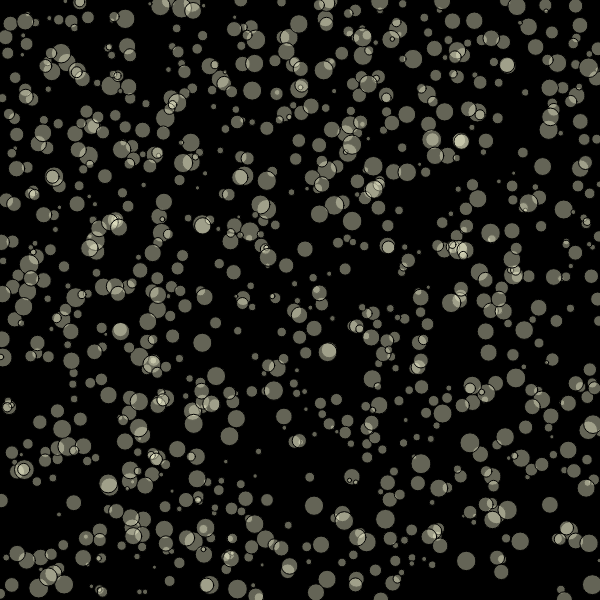
Frame 1 (no input)
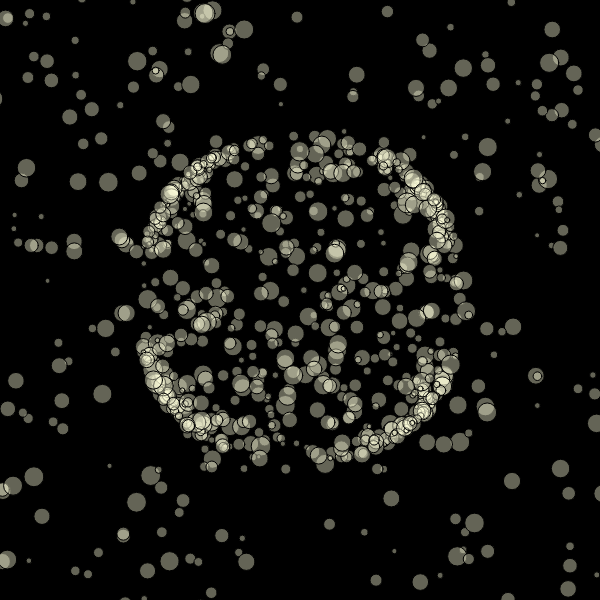
Frame 60 (no input)
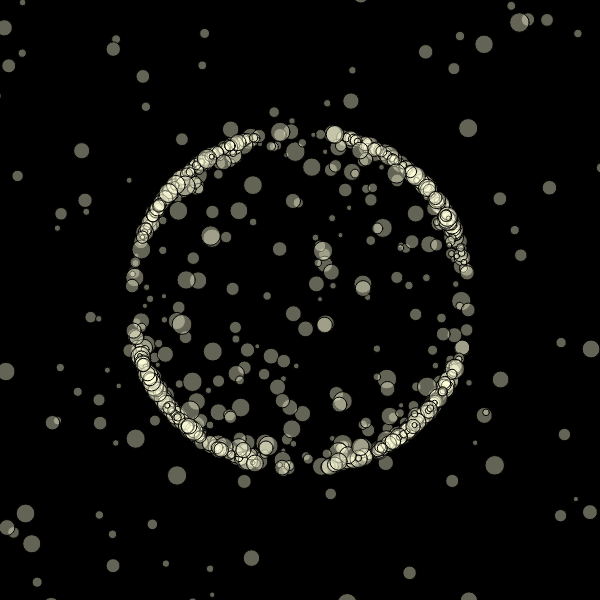
Frame 120 (the mouse pressed at the canvas centre since frame 60)

The p5.js sketch that drew these frames (run headless with seeded random() and noise() and a simulated clock; from frame 60 on, the mouse is pressed at the canvas centre):

// p5.js sketch
// ── sketch.js
class s
{


	constructor()
	{
		this.x=random(0,600);
		this.y=random(0,600);
		this.d=random(4,20);

		this.dx=1;
		this.dy=1;
		if(this.x<300)this.dx=-1;
		if(this.y<300)this.dy=-1;


	}
	create_point()
	{this.x=random(0,600);
	this.y=random(0,600);
	this.d=random(5,20);
	this.dx=1;
	this.dy=1;
	if(this.x<300)this.dx=-1;
	if(this.y<300)this.dy=-1;
}
show()
{

		fill(255,255,220,100);

		ellipse(this.x,this.y,this.d,this.d);

}
update()
{
var r=dist(this.x,this.y,300,300);

	this.x=this.x+this.dx*map(r/424,0,1,-10,15);
	this.y=this.y+this.dy*map(r/424,0,1,-10,15);
	if(r>425)
this.create_point();

}


}
let star=[];
function setup() {

	createCanvas(600,600);

	for(var i=0;i<1000;++i)
	{
		star[i]=new s();
	}



}

function draw() {

	background(0);

	for(var i=0;i<1000;++i)
	{
		star[i].show();
		star[i].update();

	}



}
